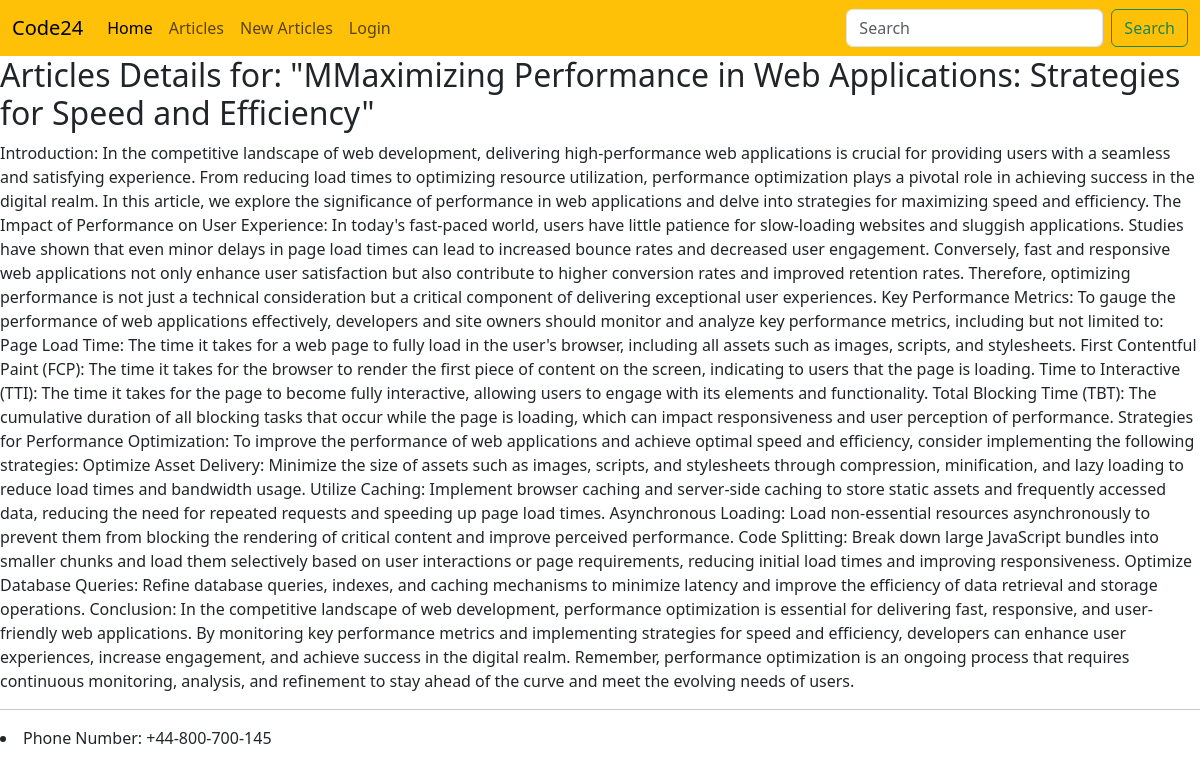
Screenshot of /articles/maximizing-performance-in-web-applications-strategies-for-speed-and-efficiency/ with the database file from the repository.
### article/models.py (models this page shows, shortened)
class ArticleModel(models.Model):
    STATUS_OF_ARTICLE = (
        ("checking" , "Checking"),
        ("rejected" , "Rejected"),
        ("published" , "Published"),
    )
    Title = models.CharField(max_length=150)
    Body  = models.TextField(max_length=10000)
    Author= models.ForeignKey("auth.user", on_delete=models.CASCADE)
    Created = models.DateTimeField(auto_now_add=True)
    Edited = models.DateTimeField(auto_now=True)
    Status = models.CharField(max_length=15, choices=STATUS_OF_ARTICLE, default="checking")
    slug   = models.SlugField(unique=True, null=True)
    class Meta:
        ordering = ("-Created",)

### article/views.py (the view)
# urls.py: path('<slug:slug>/', ArticleDetailView.as_view(), name = "ArticleDetailView_url"),
class ArticleDetailView(DetailView):
    model = ArticleModel
    template_name = "article/ArticleDetailView.html"
    context_object_name  = "articles"

### template/article/ArticleDetailView.html (shortened to what this page needs)
{% extends "base.html" %}
{% block title %}<h2>Articles Details for: "{{articles.Title}}"</h2>{% endblock title %}
{% block content %}
{{articles.Body}}
{% endblock content %}

### rows the page displays
ArticleModel: Title "MMaximizing Performance in Web Applications: Strategies for Speed and Efficiency", Body "Introduction: In the competitive landscape of web development, delivering high-performance web applications is crucial for providing users with a seamless and satisfying experience. From reducing load times to optimizing resource utilization, performance optimization plays a pivotal role in achieving success in the digital realm. In this article, we explore the significance of performance in web applications and delve into strategies for maximizing speed and efficiency. The Impact of Performance on User Experience: In today's fast-paced world, users have little patience for slow-loading websites and sluggish applications. Studies have shown that even minor delays in page load times can lead…"

### other values shown
{{ Site_Name }} "Code24"
{{ Phone_Number }} "+44-800-700-145"
